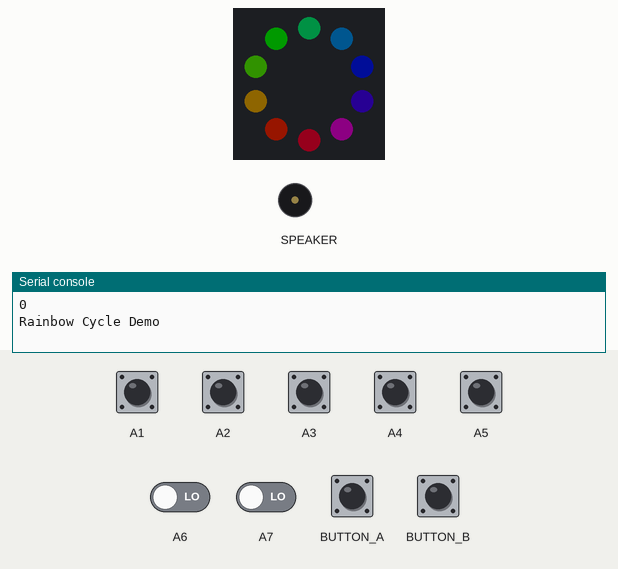
The program below on a simulated Circuit Playground running CircuitPython. Shown: the board's ring of 10 RGB LEDs (number 0 left of the top, counting anticlockwise), buzzer (waves = sounding), the last lines printed to the serial console. The test bench sets the inputs (shaded band); at power-on: A1–7 LOW. Dim RGB values are drawn brighter than linear; touch pads read as touched when driven HIGH.

Above: at 1.2 s.
1.3 s: button A pressed for 0.15 s
At 2.7 s:
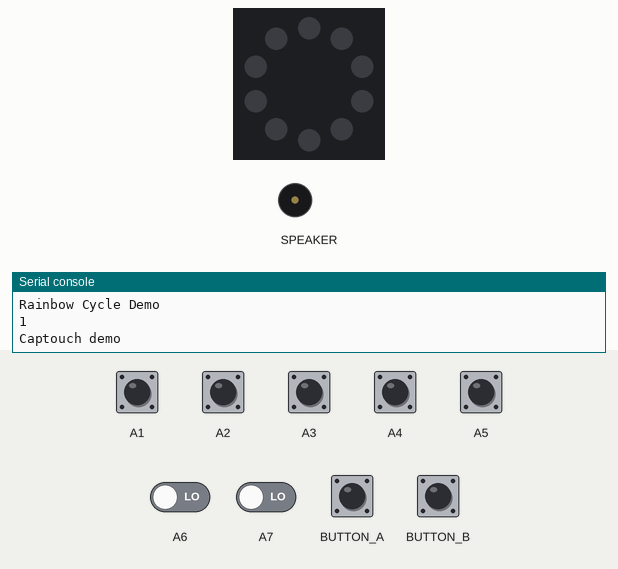
3.0 s: A1 pulled HIGH for 0.15 s
At 3.09 s:
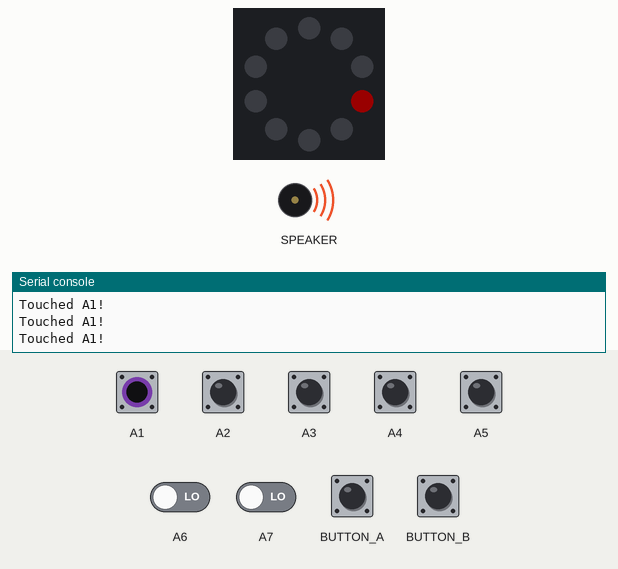
4.6 s: A2 pulled HIGH for 0.15 s
At 4.69 s:
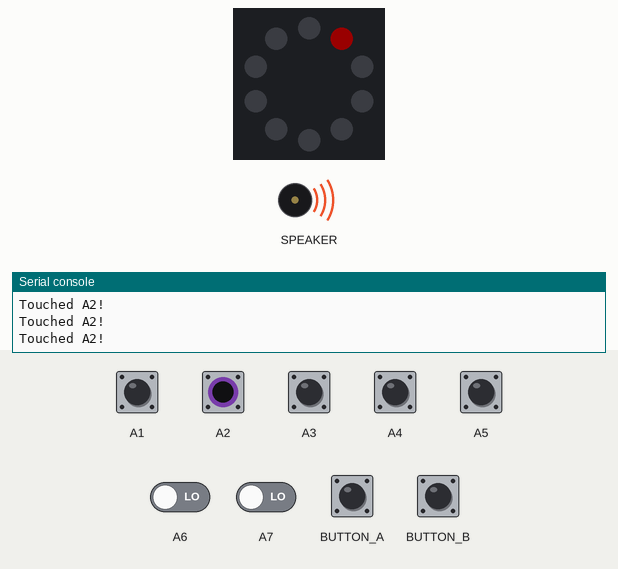
6.2 s: A3 pulled HIGH for 0.15 s
At 6.27 s:
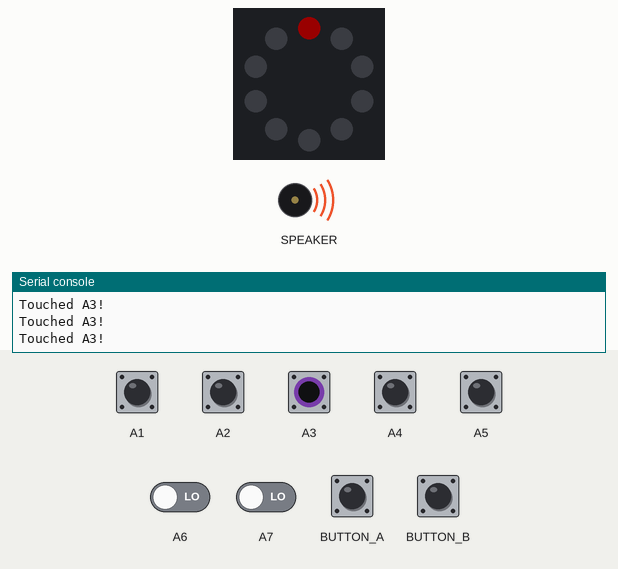
7.8 s: A4 pulled HIGH for 0.15 s
At 7.89 s:
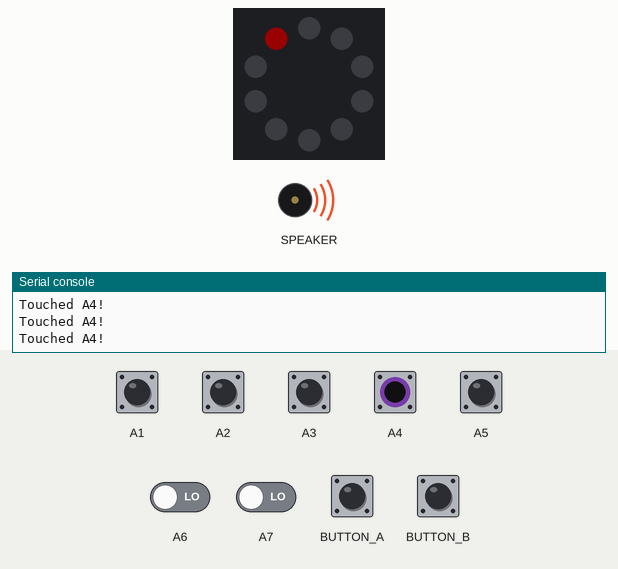
9.4 s: A5 pulled HIGH for 0.15 s
At 9.49 s:
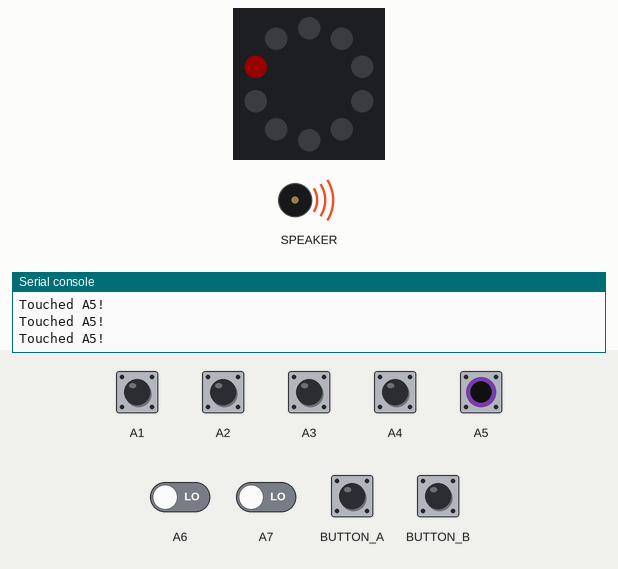
Timing chart, 0 to 12.0 s (numbered marks = the images above; inputs shaded):
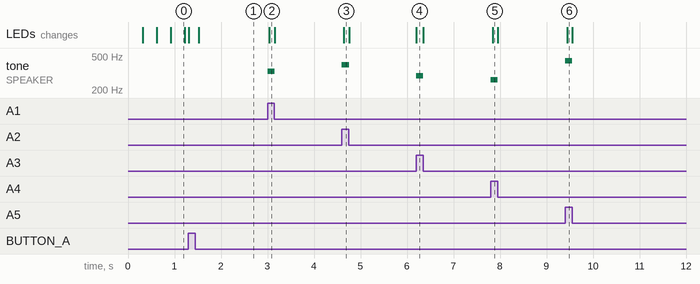

Measured:
- after the input at 3.0 s, tone on SPEAKER: silent → 330 Hz at once, → silent 0.15 s later; the LEDs: change at once (image 2)
- after the input at 4.6 s, tone on SPEAKER: silent → 394 Hz at once, → silent 0.15 s later; the LEDs: change at once (image 3)
- after the input at 6.2 s, tone on SPEAKER: silent → 294 Hz at once, → silent 0.15 s later; the LEDs: change at once (image 4)
- after the input at 7.8 s, tone on SPEAKER: silent → 262 Hz at once, → silent 0.15 s later; the LEDs: change at once (image 5)
- after the input at 9.4 s, tone on SPEAKER: silent → 440 Hz at once, → silent 0.15 s later; the LEDs: change at once (image 6)

The program:

code.py
```python
from adafruit_circuitplayground.express import cpx
import megademo_neopixels
import megademo_captouch
import megademo_acceleration
import time

demo_count = 0

while True:
    print(demo_count)
    if demo_count == 0:
        print('Rainbow Cycle Demo')
        demo_count = megademo_neopixels.rainbow_cycle(demo_count)
    elif demo_count == 1:
        print('Captouch demo')
        demo_count = megademo_captouch.touch_demo(demo_count)
    elif demo_count == 2:
        print('Acceleration demo')
        demo_count = megademo_acceleration.accel_demo(demo_count)
    elif demo_count == 5:
        print('fin opciones')
        demo_count = 0
    time.sleep(0.01)
```

megademo_neopixels.py
```python
import time
from adafruit_circuitplayground.express import cpx

cpx.pixels.brightness = 0.1
cpx.pixels.fill((0, 0, 0))

simpleCircleDemo = 1

def wheel(pos):
    # Input a value 0 to 255 to get a color value.
    # The colours are a transition r - g - b - back to r.
    if pos < 85:
        return (int(pos * 3), int(255 - (pos * 3)), 0)
    elif pos < 170:
        pos -= 85
        return (int(255 - (pos * 3)), 0, int(pos * 3))
    else:
        pos -= 170
        return (0, int(pos * 3), int(255 - pos * 3))


def rainbow_cycle(demo_count):
    while True:
        for j in range(255):
            for i in range(len(cpx.pixels)):
                idx = int((i * 256 / len(cpx.pixels)) + j * 10)
                cpx.pixels[i] = wheel(idx & 255)
            if cpx.button_a or cpx.button_b:
                while cpx.button_a or cpx.button_b: #debounce
                    time.sleep(0.1)
                cpx.pixels.fill((0, 0, 0))
                return demo_count + 1
            else:
                time.sleep(0.01)
```

megademo_captouch.py
```python
import time
from adafruit_circuitplayground.express import cpx

def touch_demo(demo_count):
    while True:
        if cpx.touch_A1:
            cpx.start_tone(330)
            cpx.pixels[6] = ((255,0,0))
            print("Touched A1!")
        elif cpx.touch_A2:
            cpx.start_tone(394)
            cpx.pixels[8] = ((255,0,0))
            print("Touched A2!")
        elif cpx.touch_A3:
            cpx.start_tone(294)
            cpx.pixels[9] = ((255,0,0))
            print("Touched A3!")
        elif cpx.touch_A4:
            cpx.start_tone(262)
            cpx.pixels[0] = ((255,0,0))
            print("Touched A4!")
        elif cpx.touch_A5:
            cpx.start_tone(440)
            cpx.pixels[1] = ((255,0,0))
            print("Touched A5!")
        elif cpx.touch_A6:
            cpx.start_tone(494)
            cpx.pixels[8] = ((255,0,0))
            print("Touched A6!")
        elif cpx.touch_A7:
            cpx.start_tone(523)
            cpx.pixels[3] = ((255,0,0))
            print("Touched A7!")
        elif cpx.button_a or cpx.button_b:
            while cpx.button_a or cpx.button_b: #debounce
                time.sleep(0.1)
            demo_count = demo_count + 1
            return demo_count
        else:
            cpx.stop_tone()
            cpx.pixels.fill((0, 0, 0))
```

megademo_acceleration.py
```python
import time
from adafruit_circuitplayground.express import cpx

def accel_demo(demo_count):
    while True:
        if cpx.switch:
            print("Slide switch off!")
            cpx.pixels.fill((0, 0, 0))
            continue
        else:
            R = 0
            G = 0
            B = 0
            x, y, z = cpx.acceleration
            print((x, y, z))
            if x:
                R = R + abs(int(x))
            if y:
                G = G + abs(int(y))
            if z:
                B = B + abs(int(z))
            print(R,G,B)
            cpx.pixels.fill((R, G, B))
            time.sleep(0.001)
            if cpx.button_a or cpx.button_b:
                while cpx.button_a or cpx.button_b: #debounce
                    time.sleep(0.1)
                return demo_count + 1
```
